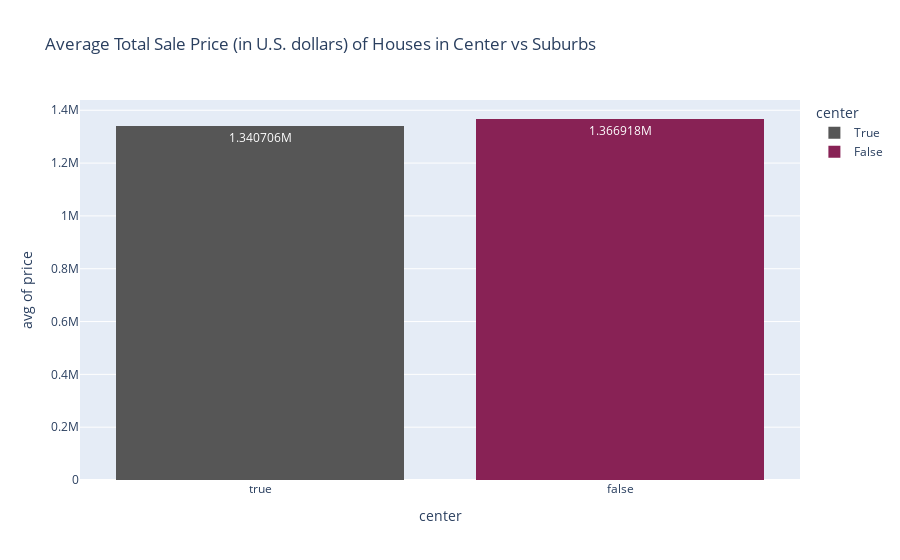

Notebook code cell kept with this figure:
### Code cell
avg_price_by_location = px.histogram(df_sorted_sell, x= "center", y= "price", color="center", color_discrete_sequence = (['#565656'],["rgb(136,34,85)"]), histfunc="avg", text_auto=True, title="Average Total Sale Price (in U.S. dollars) of Houses in Center vs Suburbs")
avg_price_by_location.show()

### Figure 1 — Plotly figure (JSON) as saved in the notebook; plotly's stock layout.template omitted (floating-point values rounded to 4 significant figures; data arrays with more than 128 entries replaced by an {"elided": "..."} marker saying what was removed)
{"data": [{"alignmentgroup": "True", "bingroup": "x", "histfunc": "avg", "hovertemplate": "center=%{x}<br>avg of price=%{y}<extra></extra>", "legendgroup": "True", "marker": {"color": ["#565656"], "pattern": {"shape": ""}}, "name": "True", "offsetgroup": "True", "orientation": "v", "showlegend": true, "texttemplate": "%{value}", "type": "histogram", "x": {"elided": "594 bool values"}, "xaxis": "x", "y": {"elided": "594 int values"}, "yaxis": "y"}, {"alignmentgroup": "True", "bingroup": "x", "histfunc": "avg", "hovertemplate": "center=%{x}<br>avg of price=%{y}<extra></extra>", "legendgroup": "False", "marker": {"color": ["rgb(136,34,85)"], "pattern": {"shape": ""}}, "name": "False", "offsetgroup": "False", "orientation": "v", "showlegend": true, "texttemplate": "%{value}", "type": "histogram", "x": {"elided": "953 bool values"}, "xaxis": "x", "y": {"elided": "953 int values"}, "yaxis": "y"}], "layout": {"barmode": "relative", "legend": {"title": {"text": "center"}, "tracegroupgap": 0}, "title": {"text": "Average Total Sale Price (in U.S. dollars) of Houses in Center vs Suburbs"}, "xaxis": {"anchor": "y", "categoryarray": [true, false], "categoryorder": "array", "domain": [0, 1], "title": {"text": "center"}}, "yaxis": {"anchor": "x", "domain": [0, 1], "title": {"text": "avg of price"}}}}
